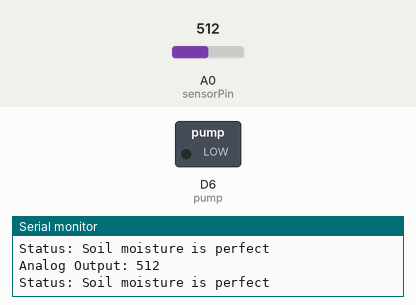
Recording of a sketch running on a simulated ESP8266 (NodeMCU). Parts: switched loads named in the sketch (green lamp = pin HIGH), the last lines printed to the serial monitor. The test bench sets the inputs (shaded band); at power-on: A0 (sensorPin) = 512. Pins used as bus, display or sensor lines are not drawn.

Above: at 10.9 s.
11.0 s: A0 (sensorPin) set to 588
18.5 s: A0 (sensorPin) set to 612
At 22.4 s:
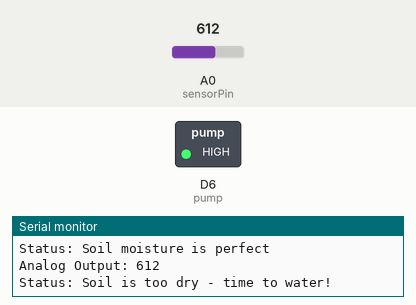
31.5 s: A0 (sensorPin) set to 511
At 32.4 s:
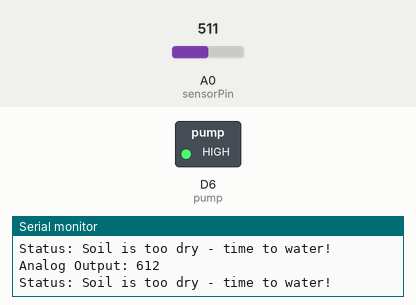
Timing chart, 0 to 34.5 s (numbered marks = the images above; inputs shaded):
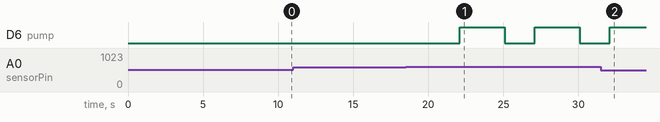

The sketch:

PlantWateringV4.ino
```cpp
// V4 included the addition of the interval logic but the timing issues persisted meaning the pump stayed on.

/* Change these values based on your calibration values */
#define soilWet 500   // Define max value we consider soil 'wet'
#define soilDry 600   // Define min value we consider soil 'dry'

// Sensor pins
#define sensorPower D7
#define sensorPin A0
#define pump D6

// Define timing variables
unsigned long previousMillis = 0;
const unsigned long interval = 5000;  // Interval for taking readings (5 seconds)

void setup() {
    pinMode(sensorPower, OUTPUT);
    pinMode(sensorPin, OUTPUT);
    pinMode(pump, OUTPUT);
    Serial.begin(115200);
    Serial.println("Begin program");
}

void loop() {
    unsigned long currentMillis = millis();

    // Check if it's time to take a reading
    if (currentMillis - previousMillis >= interval) {
        previousMillis = currentMillis;

        // Get the reading from the function below and print it
        int moisture = readSensor();
        Serial.print("Analog Output: ");
        Serial.println(moisture);

        // Determine the status of our soil
        if (moisture < soilWet) {
            Serial.println("Status: Soil is too wet");
        } else if (moisture >= soilWet && moisture < soilDry) {
            Serial.println("Status: Soil moisture is perfect");
        } else {
            Serial.println("Status: Soil is too dry - time to water!");
            digitalWrite(pump, LOW);
            delay(2000);
            digitalWrite(pump, HIGH);
        }
    }

    // You can perform other non-blocking tasks here

}

// This function returns the analog soil moisture measurement
int readSensor() {
    digitalWrite(sensorPower, HIGH);        // Turn the sensor ON
    delay(100);                             // Allow power to settle
    int val = analogRead(sensorPin);        // Read the analog value from the sensor
    digitalWrite(sensorPower, LOW);         // Turn the sensor OFF
    return val;                             // Return analog value
}
```

Measured:
- the behaviour switches between 599 and 600 on A0 (sensorPin) (found by bisection; images 0 and 1)
- after the input at 18.5 s, D6 (pump): alternates HIGH for 3.0 s and LOW for 2.0 s, starting after 3.6 s
- after the input at 31.5 s, D6 (pump): goes on until 32.1 s, then stays HIGH
